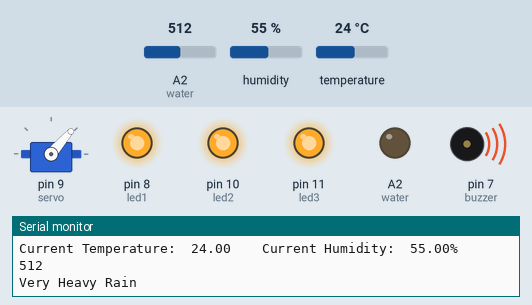
A sketch run on a simulated Arduino Uno, built with avr-gcc and run on an emulated ATmega328P. Shown: servo, output pins drawn as LEDs (lit = HIGH), buzzer (waves = sounding), the last lines printed to the serial monitor. Inputs (shaded band) come from the test bench; at power-on: A2 (water) = 512, humidity 55 %, temperature 24 °C.

Above: at 12.7 s.
12.8 s: A2 (water) set to 161
At 15.8 s:
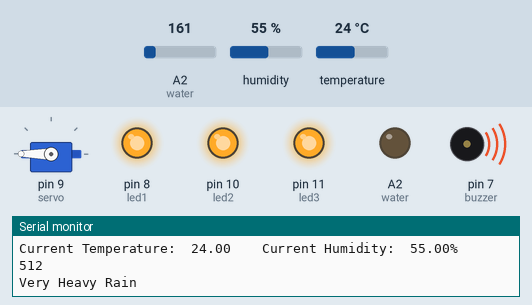
25.3 s: A2 (water) set to 136
At 35.2 s:
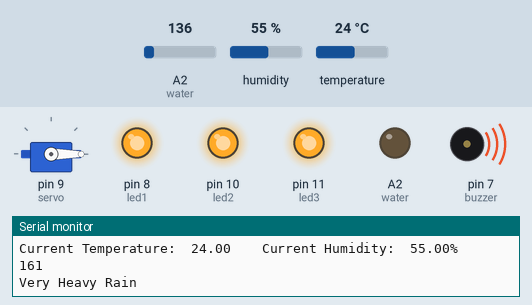
At 41.9 s:
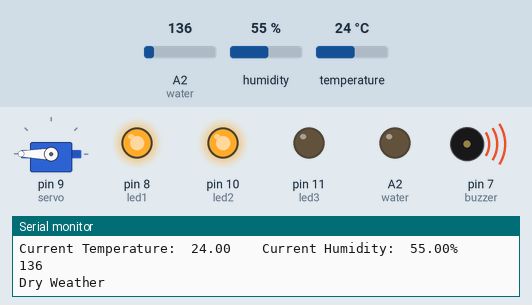
47.3 s: A2 (water) set to 140
65.1 s: A2 (water) set to 122
Timing chart, 0 to 102.6 s (numbered marks = the images above; inputs shaded):
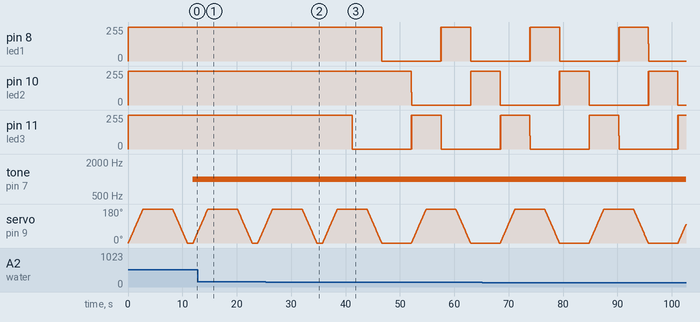

Measured:
- the behaviour switches between 151 and 150 on A2 (water) (found by bisection; images 1 and 2)
- after the input at 25.3 s, pin 8 (led1): 255/255 → 0/255 after 21.4 s; pin 11 (led3): 255/255 → 0/255 after 15.9 s
- by itself, pin 10 (led2): repeats every 16.3 s: 0/255 10.9 s, 255/255 0.03 s, 0/255 0.03 s, 255/255 5.4 s

The sketch:

flood_detection_system.ino
```cpp
#include<Servo.h>
#include "DHT.h"

#define DHTTYPE DHT11
#define dht_apin A1
Servo servo;
DHT dht(dht_apin, DHTTYPE);;
//int tempPin = A1;
int water = A2;
int angle=0;
int senseInput;
int reading;
float voltage,temperatureC,temperatureF;
int led1 = 8;
int led2 = 10;
int led3 = 11;
int buzzer = 7;
void setup() {
  Serial.begin(9600);
  Serial.println("DHTXxx test!");
  dht.begin();
  pinMode(water, OUTPUT);
  pinMode(led1, OUTPUT);
  pinMode(led2, OUTPUT);
  pinMode(led3, OUTPUT);
  pinMode(buzzer, OUTPUT);
  servo.attach(9);
  servo.write(angle);
}

void loop() {


  Serial.print("Current Temperature:  ");


  Serial.print(dht.readTemperature());
  Serial.print("    Current Humidity:  ");
  Serial.print(dht.readHumidity());
  Serial.print("%     ");

  int value = analogRead(water);
  Serial.print(value);
  Serial.println();

  if(value > 150) {
    Serial.println("Very Heavy Rain");
    digitalWrite(led1, HIGH);


    digitalWrite(led2, HIGH);

    digitalWrite(led3, HIGH);
    for( angle = 0; angle <= 360; angle++)
    {
      servo.write(angle);
    //  digitalWrite(led3, HIGH);
      delay(15);

      // digitalWrite(led3, LOW);
    }
     for( angle = 360; angle >= 0; angle--)
    {
      servo.write(angle);


       // digitalWrite(led1, HIGH);
           delay(15);
      // digitalWrite(led1, LOW);
    }
    delay(1000);
    tone(buzzer, 1000);
   }else{
    Serial.println("Dry Weather");
   for( angle = 0; angle <= 360; angle++)
    {
      servo.write(angle);
      digitalWrite(led3, HIGH);
      delay(15);

       digitalWrite(led3, LOW);
    }
     for( angle = 360; angle >= 0;+ angle--)
    {
      servo.write(angle);


        digitalWrite(led1, HIGH);
           delay(15);
       digitalWrite(led1, LOW);
    }
     for( angle = 360; angle >= 0; angle--)
    {
    digitalWrite(led2, HIGH);
      delay(15);

      digitalWrite(led2, LOW);
    }

   }


}
```
